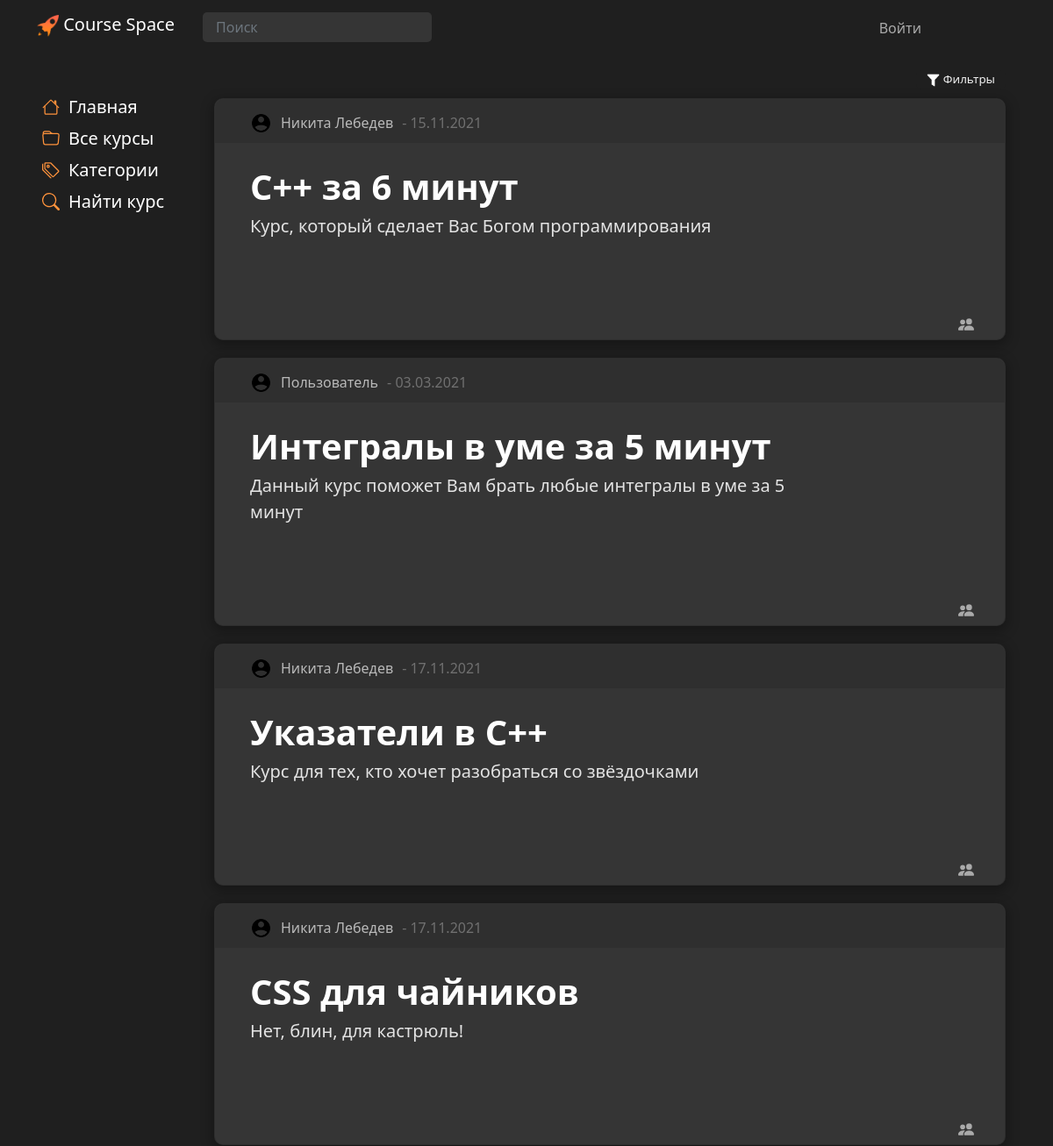
/main/results (upper part), run on an earlier commit of the app's database.
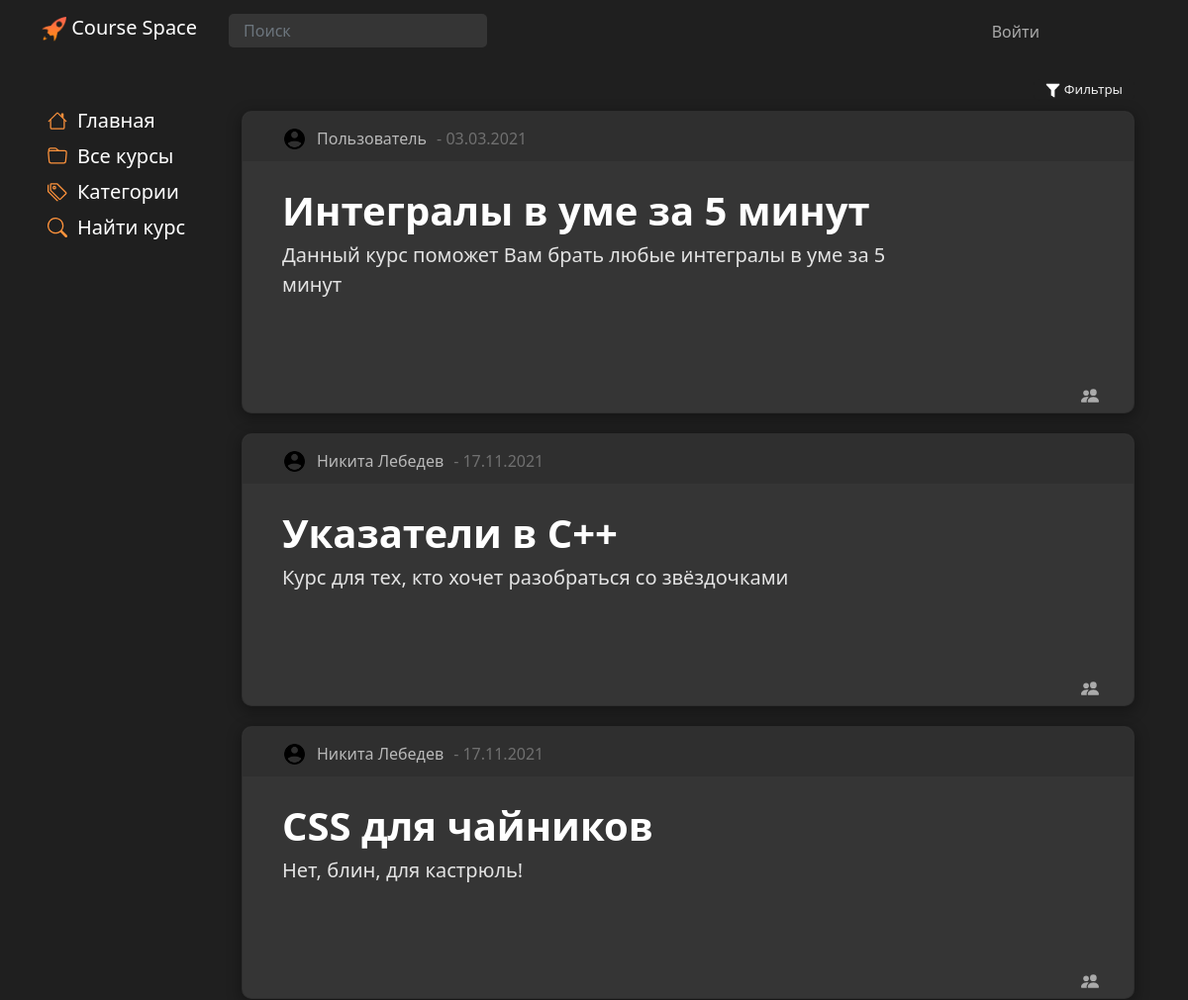
And on a later commit of the database.
### main/models.py (models this page shows, shortened)
class Courses(models.Model):
    title = models.CharField('title', max_length=80, null=False)
    description = models.TextField('description')
    date = models.TextField('date')
    category = models.ForeignKey(Categories, models.DO_NOTHING, db_column='Category_id')  # Field name made lowercase.
    author = models.ForeignKey(Authors, models.DO_NOTHING, db_column='Author_id')  # Field name made lowercase.
    class Meta:
        db_table = 'Courses'
    def __str__(self):
        return self.title

class Authors(models.Model):
    name = models.CharField('name', max_length=80, null=False)
    user = models.ForeignKey(settings.AUTH_USER_MODEL, models.DO_NOTHING, db_column='User_id')  # Field name made lowercase.
    class Meta:
        db_table = 'Authors'

class Profile(models.Model):
    user = models.OneToOneField(settings.AUTH_USER_MODEL, on_delete=models.CASCADE, null=True, )
    surname = models.CharField('surname', max_length=80, null=False)
    name = models.CharField('name', max_length=80, null=False)
    profile_pic = models.ImageField(null=True, blank=True, upload_to="images/profile/")
    birth_date = models.DateField(null=True, blank=True)
    class Meta:
        db_table = 'Profile'

### main/views.py (the view, shortened to what this page needs)
# urls.py: path('/results', advanced_results.as_view(), name='adv_results'),
class advanced_results(ListView):
    model = Courses
    template_name = 'main/results.html'
    def get_queryset(self):
        title = self.request.GET.get('title', default='')
        desk = self.request.GET.get('desk', default='')
        cat = self.request.GET.get('cat', default='')
        author = self.request.GET.get('author', default='')
        tags = self.request.GET.get('tags', default='')
        if cat == 'Категория':
            cat = ''
        tags_list = tags.lower().split(', ')
        if tags_list == ['']:
            object_list = Courses.objects.filter(
                Q(title__icontains=title) &
                Q(description__icontains=desk) &
                Q(category__title__icontains=cat) &
                Q(author__name__icontains=author)
            ).distinct()
        print('object_list: ')
        print(object_list)
        return object_list

### main/templates/main/results.html (shortened to what this page needs)
{% extends 'main/base.html' %}
{% block style %}
    {% load static %}
{% endblock %}
{% block content %}
    {% block list %}
        {% if object_list %}
            <div class="container">
                <div class="row">
                <button class="tagsBth" type="button" data-bs-toggle="collapse" data-bs-target="#collapseExample" aria-expanded="false" aria-controls="collapseExample">
                    <img src="{% static 'main/img/filter.png' %}" width="15">
                        Фильтры
                </button>
            </div>
                <div class="row">
                    {% for el in object_list%}
                                <div class="card block" id="{{ el.id }}">
                                    <div class="cardHeader">
                                        <div class="author">
                                        {% if user.profile.profile_pic %}
                                          <img class="courseAuthorAvatarProfile" src="{{el.author.user.profile.profile_pic.url}}">
                                        {% else %}
                                          <img class="courseAuthorAvatarProfile" src="{% static 'main/img/user96.png' %}"><br><br>
                                        {% endif %}
                                        <div id="authorname">
                                             {{ el.author.user.profile.name }} {{ el.author.user.profile.surname }}
                                        </div>
                                </div>
                                        <div class="date"> - {{ el.date }}</div>
                                    </div>
                                <div class="cardContainer"  onclick="window.location.href ='{% url 'course' el.pk %}'">
                                    <div class="lable">
                                        <div class="text">
                                            <div class="title fs-1">{{ el.title }}</div>
                                        </div>
                                    </div>
                                        <div class="desk fs-5">{{el.description|truncatewords:50}}</div>
                                    <div class="tags"></br>
                                    </div>
                                </div>
                                <div class="stat">
                                </div>
                            </div>
                    {% endfor %}
                </div>
            </div>
        {% else %}
            <h1>Ничего не найдено</h1>
        {% endif %}
    {% endblock %}
{% endblock %}

### main/templates/main/base.html (shortened to what this page needs)
<!DOCTYPE html>
<html lang="ru">
<head>
    {% load static %}
    <link href="https://cdn.jsdelivr.net/npm/bootstrap@5.0.1/dist/css/bootstrap.min.css" rel="stylesheet">
    <link rel="stylesheet" href=" {%  static 'main/css/style.css'%}">
</head>
<body>
<nav class="navbar fixed-top  navbar-expand-md navbar-dark">
        <div class="container">
            <a onclick="window.location.href = '/main/home';" class="navbar-brand fs-5 mb-0 mx-0  ms-0" id="logo">
                <img src="{%  static 'landing/img/logo.png' %}" id="logo_img" width="25" height="25" class="d-inline-block" alt="" loading="lazy">
                Course Space
            </a>
            {% if user.is_authenticated %}
                <a onclick="window.location.href = '{% url 'user_page' user.pk %}'" class="nav-link ">
                    <div id="user">
                        {% if user.profile.profile_pic %}
                            <img class="courseAuthorAvatarProfileBase" src="{{user.profile.profile_pic.url}}">
                        {% else %}
                            <img class="courseAuthorAvatarProfileBase" src="{% static 'main/img/user96.png' %}"><br><br>
                        {% endif %}
                    </div>
                </a>
            {% else %}
                <a onclick="window.location.href = '{% url 'login' %}'" class="nav-link ">
                    <div id="loginBtn">
                        Войти
                    </div>
                </a>
            {% endif %}
            <div class="collapse navbar-collapse " id="navbarContent">
                <ul class="navbar-nav me-auto ">
                    <form action="{% url 'results' %}" method="get" class=" fs-6">
                        <input name="q"  type="text" placeholder="Поиск" class="form-control">
                    </form>
                </ul>
            </div>
        </div>
    </nav>
    <div class="container">
        <div class="row">
            <div class="col-2 menucol">
            <div class="List Min navLeft" id=Categories>
        <div class="navLine fs-5" id="navLineHome" onclick="window.location.href ='{% url 'home'%}'">
            <div>Главная</div></div>
        <div class="navLine fs-5" id="navLineAll" onclick="window.location.href = '/main';">
            <div>Все курсы</div></div>
        <div class="navLine fs-5" id="navLineCategory" onclick="window.location.href ='{% url 'categories'%}'">
            <div>Категории</div></div>
        <div class="navLine fs-5" id="navLineSearch" onclick="window.location.href = '{% url 'search_course' %}'">
            <div>Найти курс</div></div>
    </div>
        </div>
        <div class="col">
            {% block content %}
            {% endblock %}
        </div>
        </div>
    </div>
</body>
</html>

### main/static/main/css/design-tokens/colors.css (style rules this page uses)
:root { --black: rgb(31, 31, 31); --lblack: #353535; --llblack: #cbcbcb; --gray: #AAAAAA; --lgray: #D3D3D3; --white: #F0F0F0; --lwhite: #FAFAFA; --lred: #b41b1b; --llred: #b22d2d; --c1: #d5dafa; --c2: #d2e6fd; --c3: #d7fcd7; --c4: #f8fccc; --c5: #fde6cf; --c6: #fdcfcc; --c7: #fdcaf2; --c8: #d1d5f8; --c9: #1F1F1F; --ch1: #c6cdfa; --ch2: #bfdaf8; --ch3: #c3fac3; --ch4: #f1f7ae; --ch5: #fcdab9; --ch6: #f8b8b3; --ch7: #fcb0eb; --ch8: #b7bef8; --ch9: #1f1b1b; --tc1: #7d8df8; --tc2: #68adfc; --tc3: #76df76; --tc4: #c5d140; --tc5: #e2a669; --tc6: #da726a; --tc7: #d667be; --tc8: #646ec9; --tc9: #ffffff; }

### main/static/main/css/design-tokens/img.css (style rules this page uses)
.courseAuthorAvatarProfile { object-fit: cover; width: 25px; height: 25px; border-radius: 25px; border-width: 2px; border-color: var(--white); }

### main/static/main/css/design-tokens/text.css (style rules this page uses)
#logo { color: white; }

### main/static/main/css/design-tokens/MainBlock.css (style rules this page uses)
.navbar { background-color: var(--black); }
body { background-color: var(--black); margin-top: 80px; padding-bottom: 100px; }
#loginBtn { color: var(--gray); cursor: pointer; transition: 0.2s; }
.navLine { display: flex; width: 200px; font-weight: 100; padding-top: 3px; padding-bottom: 3px; padding-left: 6px; border-radius: 3px; transition: 0.2s; cursor: pointer; }
.navLine svg { margin-top: 5px; margin-right: 10px; }

### main/static/main/css/design-tokens/form.css (style rules this page uses)
.form-control { background-color: var(--lblack); border-radius: 5px; border: none; padding: 5px 15px; margin-top: 5px; color: var(--gray); }
input { background-color: var(--lblack); border-radius: 5px; border: none; padding: 5px 15px; margin-top: 5px; color: var(--gray); }

### main/static/main/css/design-tokens/button.css (style rules this page uses)
button { background-color: var(--black); color: var(--white); font-size: 10pt; border-radius: 6px; text-align: center; border: none; transition: 0.3s; margin-top: 5px; -webkit-touch-callout: none; -webkit-user-select: none; -khtml-user-select: none; -moz-user-select: none; -ms-user-select: none; user-select: none; }
.tagsBth { width: fit-content; margin-right: 0; margin-left: auto; }

### main/static/main/css/design-tokens/card.css (style rules this page uses)
.List { display: inline; padding: 0px 20px 20px 20px; }
.List.Min { height: auto; color: white; margin-top: 0; padding-top: 0; }
.block { background-color: var(--lblack); border-radius: 10px; margin-right: 10px; padding: 10px 40px; margin-bottom: 10px; width: 100%; -webkit-box-shadow: 0px 4px 14px 2px rgba(0, 0, 0, 0.3); -moz-box-shadow: 0px 4px 14px 2px rgba(0, 0, 0, 0.3); box-shadow: 0px 4px 14px 2px rgba(0, 0, 0, 0.3); }
.cardContainer { display: flex; flex-direction: column; cursor: pointer; }
.card { transition: 0.2s; padding: 20px 40px 30px 40px; margin: 10px 0; width: 100%; position: relative; }
.cardHeader { background-color: #2f2f2f; border-radius: 10px 10px 0 0; height: 50px; position: absolute; top:0; left: 0; padding-left: 40px; padding-top: 15px; color: white; width: 100%; }
.card .desk { color: #e3e3e3; }
.card .lable { display: flex; position: relative; margin-top: 50px; }
.card .title { font-weight: bold; color: #ffffff; }
.card .author { display: flex; color: #b9b9b9; padding: 0; margin-top: 0; }
.card .author #authorname { margin-left: 10px; }
.card .tags { margin-top: 60px; flex-wrap: wrap; justify-content: start; align-items: start; align-content: start; }
.card .date { margin-left: 10px; display: flex; color: #707070; }
.card .stat { position: absolute; right: 10px; bottom: 5px; display: flex; flex: none; align-items: center; justify-content: flex-end; width: fit-content; padding: 3px 12px; }
svg { transition: 0.2s; }
.card div { display: flex; }

### main/static/main/css/design-tokens/MediaQueries.css (style rules this page uses)
@media screen and (min-width: 768px) { #loginBtn { position: absolute; right: 150px; top: 20px; } }
@media screen and (min-width: 768px) { .card .lable { width: calc(100% - 210px); } }
@media screen and (min-width: 768px) { .card .desk { width: calc(100% - 210px); } }

What changed in the data, as far as the page shows it:
removed Courses: author.user.profile.name "Никита", author.user.profile.surname "Лебедев", date "15.11.2021", title "C++ за 6 минут", description "Курс, который сделает Вас Богом программирования"
